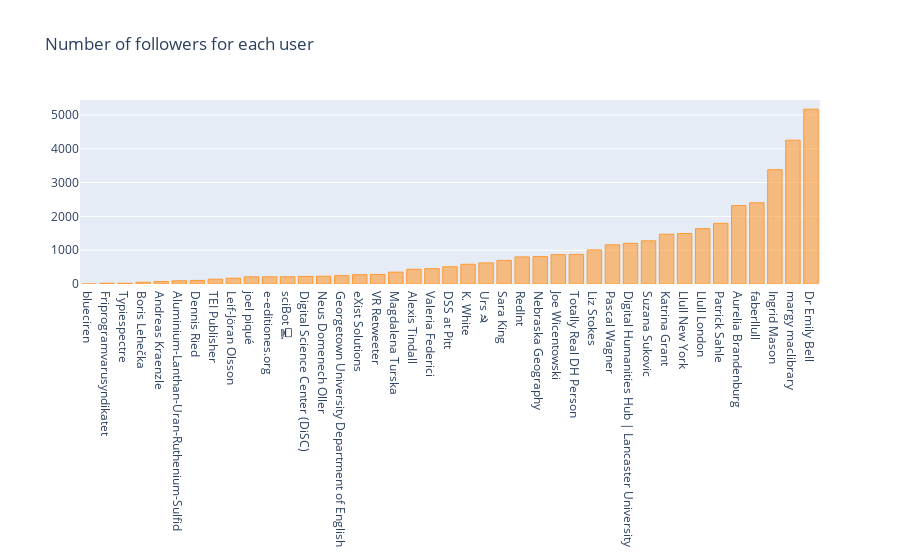

Source (notebook cell):
### Markdown cell above
**Plot barchart for Number of User Followers for each user and sort by number.**

### Code cell
# plot barchart for Number of User Followers for each user, use default color
layout1=dict(autosize=True, xaxis=dict(automargin=True),title="Number of followers for each user")
followersdf.sort_values("user.followers_count", ascending=True).iplot(kind="bar",x="user.name", y="user.followers_count", title="Number of Followers", layout=layout1);

'''
# Alternative method to run under SWAN where cufflinks can't be installed 

# create dataframe for user.name counts
follower_counts = followersdf.sort_values("user.followers_count", ascending=True)
# show interative barchart by Number of followers for each user
fig = px.bar(
    follower_counts, x="user.name", y="user.followers_count", 
    labels={"user.followers_count":"Follower Counts", "user.name":"User"}, 
    width=1600, height=800, title="Number of Followers"
)
fig.update_xaxes(tickangle = 45)

fig.show()
'''

### Figure 1 — Plotly figure (JSON) as saved in the notebook; plotly's stock layout.template omitted (floating-point values rounded to 4 significant figures)
{"data": [{"marker": {"color": "rgba(255, 153, 51, 0.6)", "line": {"color": "rgba(255, 153, 51, 1.0)", "width": 1}}, "name": "user.followers_count", "orientation": "v", "text": "", "type": "bar", "x": ["blueciren", "Friprogramvarusyndikatet", "Typiespectre", "Boris Lehečka", "Andreas Kraenzle", "Aluminium-Lanthan-Uran-Ruthenium-Sulfid", "Dennis Ried", "TEI Publisher", "Leif-Jöran Olsson", "joel piqué", "e-editiones.org", "sciBot 💻", "Digital Science Center (DiSC)", "Neus Domenech Oller", "Georgetown University Department of English", "eXist Solutions", "VR Retweeter", "Magdalena Turska", "Alexis Tindall", "Valeria Federici", "DSS at Pitt", "K. White", "Urs ☭", "Sara King", "RedInt", "Nebraska Geography", "Joe Wicentowski", "Totally Real DH Person", "Liz Stokes", "Pascal Wagner", "Digital Humanities Hub | Lancaster University", "Suzana Sukovic", "Katrina Grant", "Llull New York", "Llull London", "Patrick Sahle", "Aurelia Brandenburg", "faberllull", "Ingrid Mason", "margy maclibrary", "Dr Emily Bell"], "y": [1, 23, 23, 52, 72, 95, 105, 141, 171, 212, 213, 214, 224, 230, 246, 275, 281, 351, 436, 456, 510, 584, 625, 698, 800, 811, 868, 876, 1008, 1159, 1203, 1277, 1472, 1493, 1637, 1795, 2319, 2402, 3380, 4253, 5170]}], "layout": {"autosize": true, "title": {"text": "Number of followers for each user"}, "xaxis": {"automargin": true, "autorange": true, "range": [-0.5, 40.5], "type": "category"}, "yaxis": {"autorange": true, "range": [0, 5442.0], "type": "linear"}}}
